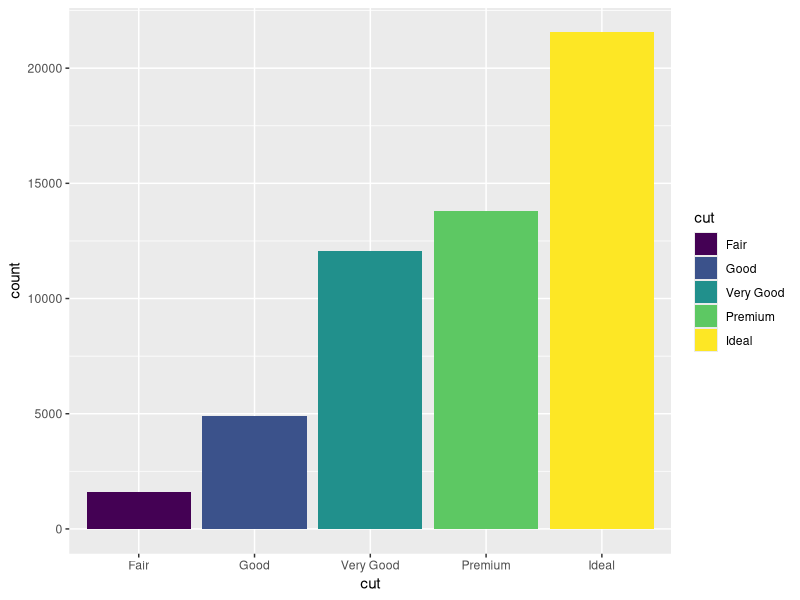
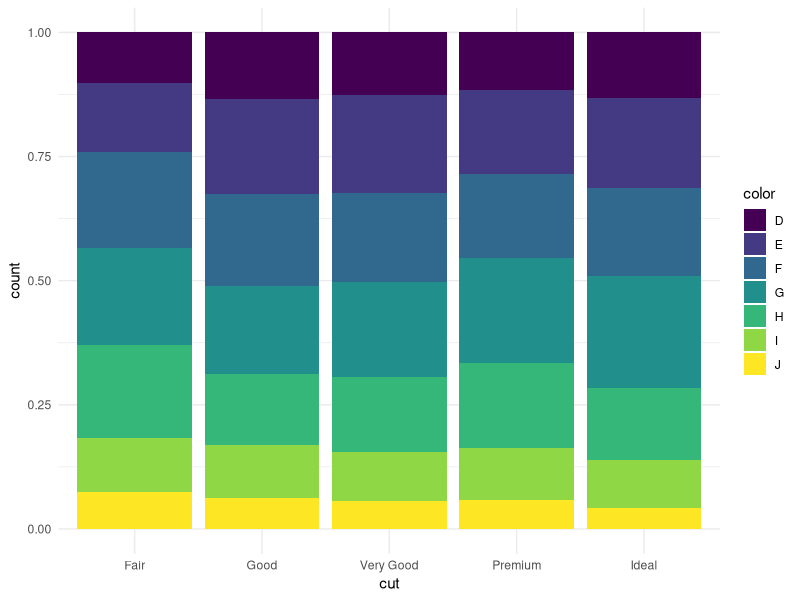
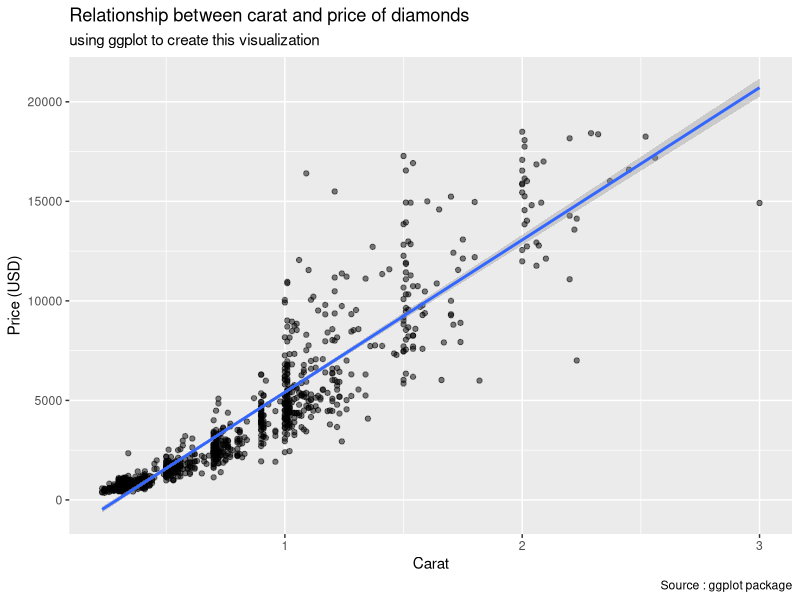
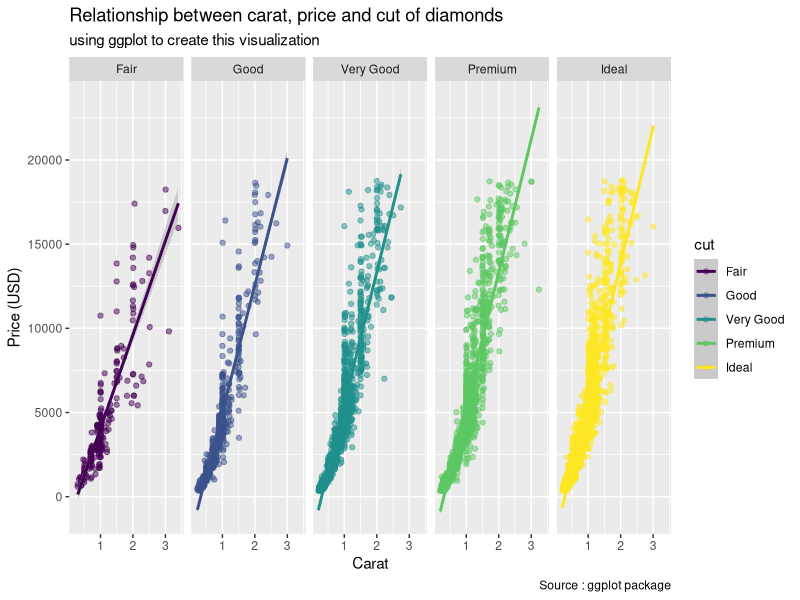
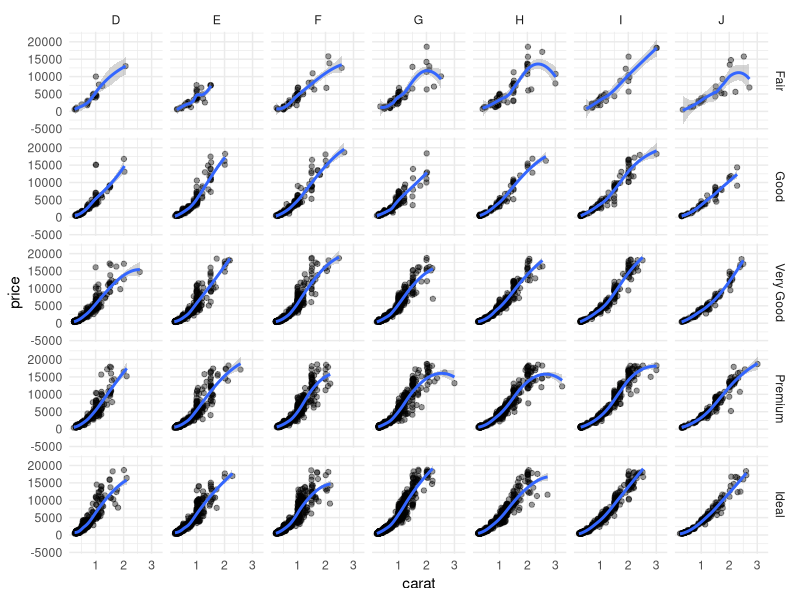

Reproduce these figures in R, in order.
## ---- chunk 1
library(dplyr)
library('ggplot2')
print("Hello world")
head(diamonds)
## ---- chunk 2
ggplot(diamonds,aes(cut,fill = cut))+geom_bar()
## ---- chunk 3
ggplot(diamonds,aes(cut,fill = color))+geom_bar(position = "fill")+
  theme_minimal()
## ---- chunk 4
set.seed(42)
ggplot(sample_n(diamonds,1000),
      aes(carat,price))+
      geom_point(alpha=0.5)+
      geom_smooth(method = "lm")+
  labs(
    title = "Relationship between carat and price of diamonds ",
    x = "Carat",
    y = "Price (USD)",
    subtitle = "using ggplot to create this visualization",
    caption =  "Source : ggplot package" 
  )
## ---- chunk 5
set.seed(42)
ggplot(sample_n(diamonds,7000),
      aes(carat,price,color=cut))+
      geom_point(alpha=0.5)+
      geom_smooth(method = "lm")+
  labs(
    title = "Relationship between carat, price and cut of diamonds ",
    x = "Carat",
    y = "Price (USD)",
    subtitle = "using ggplot to create this visualization",
    caption =  "Source : ggplot package" 
  )+
  facet_wrap(~cut,ncol=5)
## ---- chunk 6
set.seed(25)
diamonds %>%
  sample_n(10000) %>%
  ggplot( aes(carat, price)) +
  geom_point(alpha=0.4) +
  geom_smooth() +
  theme_minimal() +
  facet_grid(cut ~ color)   #cross between : x=cut, y=color
